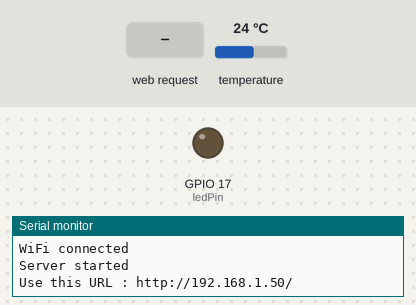
Recording of a sketch running on a simulated ESP32. Shown: output pins drawn as LEDs (lit = HIGH), the last lines printed to the serial monitor. The inputs (shaded band) are chosen by the test bench; at power-on: temperature 24 °C. WiFi joins after 1.5 s; servers stay silent unless stated.

Above: at 4.2 s.
4.3 s: HTTP request GET /led/on received
At 6.2 s:
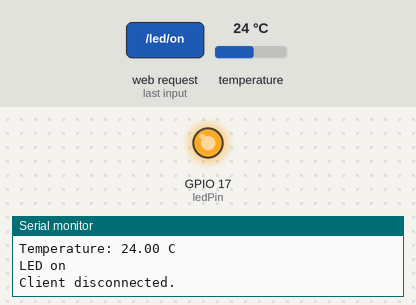
6.5 s: HTTP request GET /led/off received
At 7.8 s:
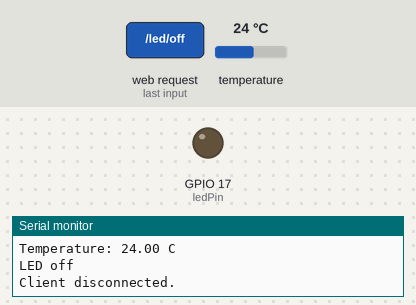
Timing chart, 0 to 9.5 s (numbered marks = the images above; inputs shaded):
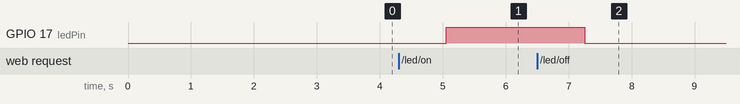

Measured:
- after the input at 4.3 s, GPIO 17 (ledPin): LOW → HIGH after 0.75 s
- after the input at 6.5 s, GPIO 17 (ledPin): HIGH → LOW after 0.75 s

The sketch:

LEDHttp.ino
```cpp
#include <DS18B20.h>
#include <WiFi.h>

#define ledPin 17 //GPI17
//#define ledPinGreen 16 //GPI16
#define dsPin 4 //GPI14
//#define dsPin2 12 //GPI12

DS18B20 ds(dsPin);
//DS18B20 ds2(dsPin2);
float temp=-100;
const char* ssid = "*****"; // Your ssid
const char* password = "*****"; // Your Password

WiFiServer server(80);
String header;
String ledstate ="off";
//String greenLedstate="off";

void setup(void) {
  Serial.begin(115200);
  delay(1000);
  Serial.println();
  pinMode(ledPin, OUTPUT);
  digitalWrite(ledPin, LOW);
  //pinMode(ledPinGreen, OUTPUT);
  //digitalWrite(ledPinGreen, LOW);

  Serial.println();
  Serial.print("Connecting to ");
  Serial.println(ssid);
  WiFi.mode(WIFI_STA);
  WiFi.begin(ssid, password);

  int i = 0;
  while (WiFi.status() != WL_CONNECTED) {
    delay(1000);
    i = i +1;

    if(i % 2 == 0){
      Serial.print(".");
    }
    else {
      Serial.print("+");
    }
  }

  Serial.println();
  Serial.println("WiFi connected");
  server.begin(); // Start the server
  Serial.println("Server started");
  Serial.print("Use this URL : ");
  Serial.print("http://");
  Serial.print(WiFi.localIP());
  Serial.println("/");

  ds.setResolution(12);
}


void loop(void) {
  WiFiClient client = server.available(); // Listen for incoming clients

  if (client) { // If a new client connects,
    String currentLine = ""; // make a String to hold incoming data from the client
    while (client.connected()) { // loop while the client's connected
      if (client.available()) { // if there's bytes to read from the client,
        char c = client.read(); // read a byte, then
        Serial.write(c); // print it out the serial monitor
        header += c;
        if (c == '\n') { // if the byte is a newline character
          if (currentLine.length() == 0) {// HTTP headers always start with a response code (e.g. HTTP/1.1 200 OK)
            client.println("HTTP/1.1 200 OK");
            client.println("Content-type:text/html");
            client.println("Connection: close");
            client.println();
            Serial.print("Temperature: ");
            temp=ds.getTempC();
            Serial.print(temp);
            Serial.println(" C ");

            if (header.indexOf("GET /led/on") >= 0) {
              Serial.println("LED on");
              ledstate = "on";
              digitalWrite(ledPin, HIGH);
            } else if (header.indexOf("GET /led/off") >= 0) {
              Serial.println("LED off");
              ledstate = "off";
              digitalWrite(ledPin, LOW);
            }

            // if (header.indexOf("GET /ledGreen/on") >= 0) {
            //   Serial.println("Green LED on");
            //   greenLedstate = "on";
            //   digitalWrite(ledPinGreen, HIGH);
            // } else if (header.indexOf("GET /ledGreen/off") >= 0) {
            //   Serial.println("Green LED off");
            //   greenLedstate = "off";
            //   digitalWrite(ledPinGreen, LOW);
            // }

            // Display the HTML web page
            client.println("<!DOCTYPE html><html>");
            client.println("<head><meta name=\"viewport\" content=\"width=device-width, initial-scale=1\" />");
            client.println("<meta http-equiv=\"refresh\" content=\"10\" />");
            client.println("<link rel=\"icon\" href=\"data:,\" />");

            // CSS to style the on/off buttons
            // Feel free to change the background-color and font-size attributes
            client.println("<style>html { font-family: Helvetica; display: inline-block; margin: 0px auto; text-align: center;}");
            client.println(".button { background-color: #00ff00; border: none; color: white; padding: 16px 40px;");
            client.println("text-decoration: none; font-size: 30px; margin: 2px; cursor: pointer;}");
            client.println(".button2 {background-color:#ff0000;}</style></head>");

            // Web Page Heading
            client.println("<body><h1>ESP32 temperature</h1>");

            // Display current state, and ON/OFF buttons for GPIO
            client.println("<p>Temperature: " + String(temp) +"C </p>");

            // If the LED is off, it displays the ON button
            if (ledstate == "off") {
              client.println("<p><a href=\"/led/on\"><button class=\"button\">ON</button></a></p>");
            } else{
              client.println("<p><a href=\"/led/off\"><button class=\"button button2\">OFF</button></a></p>");
            }

            // Serial.print("Temperature2: ");
            // temp=ds2.getTempC();
            // Serial.print(temp);
            // Serial.println(" C ");
            // client.println("<p>Temperature 2: " + String(temp) +" </p>");

            // if (greenLedstate == "off"){
            //   client.println("<p><a href=\"/ledGreen/on\"><button class=\"button\">ON</button></a></p>");
            // } else{
            //   client.println("<p><a href=\"/ledGreen/off\"><button class=\"button button2\">OFF</button></a></p>");
            // }

            client.println("</body></html>"); // The HTTP response ends with another blank line
            client.println();
            // Break out of the while loop
            break;
          } else{
            currentLine = ""; // if you got a newline, then clear currentLine
          }
        }else if (c != '\r') { // if you got anything else but a carriage return character,
          currentLine += c; // add it to the end of the currentLine
        }
      }
    }
    // Clear the header variable
    header = "";
    // Close the connection
    client.stop();
    Serial.println("Client disconnected.");
    Serial.println();
  }
}
```
